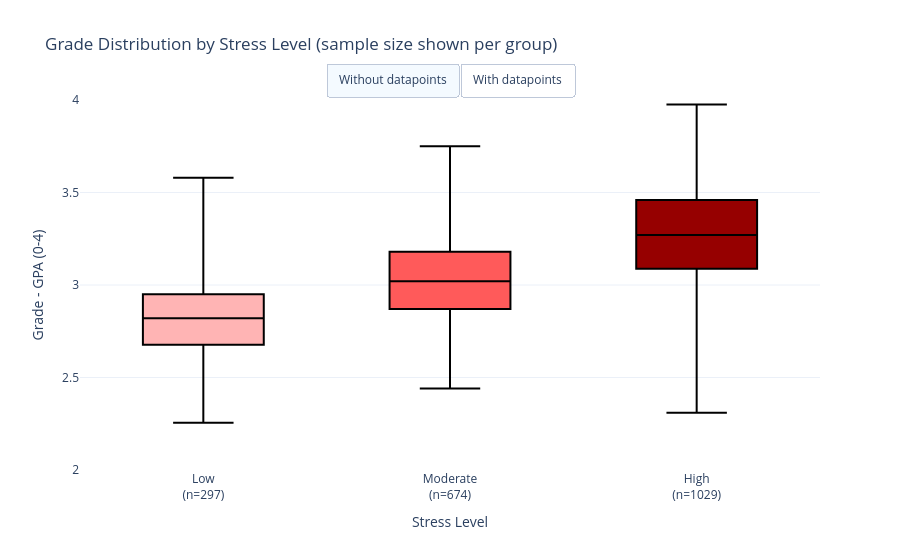

Notebook code for this chart:
### Markdown cell above
### Stress level

_Despite may affect mental wellbeing, strictly follow intense study schedule brings fruitful result_

### Code cell
#| class: col-page-right


%run ../plots/pers1_subarg4.ipynb

### Figure 1 — Plotly figure (JSON) as saved in the notebook; plotly's stock layout.template omitted (floating-point values rounded to 4 significant figures; data arrays with more than 128 entries replaced by an {"elided": "..."} marker saying what was removed)
{"data": [{"boxpoints": false, "fillcolor": "rgb(255,180,180)", "hovertemplate": "Stress Level: Low<br>Grade: %{y:.2f}<br>Group size: n=297<extra></extra>", "line": {"color": "black"}, "marker": {"color": "rgb(80,0,0)"}, "name": "Low", "type": "box", "visible": true, "x": {"elided": "297 str values"}, "y": {"elided": "297 float values"}}, {"boxpoints": false, "fillcolor": "rgb(255,90,90)", "hovertemplate": "Stress Level: Moderate<br>Grade: %{y:.2f}<br>Group size: n=674<extra></extra>", "line": {"color": "black"}, "marker": {"color": "rgb(80,0,0)"}, "name": "Moderate", "type": "box", "visible": true, "x": {"elided": "674 str values"}, "y": {"elided": "674 float values"}}, {"boxpoints": false, "fillcolor": "rgb(150,0,0)", "hovertemplate": "Stress Level: High<br>Grade: %{y:.2f}<br>Group size: n=1029<extra></extra>", "line": {"color": "black"}, "marker": {"color": "rgb(80,0,0)"}, "name": "High", "type": "box", "visible": true, "x": {"elided": "1029 str values"}, "y": {"elided": "1029 float values"}}, {"boxpoints": "all", "fillcolor": "rgb(255,180,180)", "hovertemplate": "Stress Level: Low<br>Grade: %{y:.2f}<br>Group size: n=297<extra></extra>", "jitter": 0.4, "line": {"color": "black"}, "marker": {"color": "rgb(80,0,0)", "opacity": 0.5, "size": 4}, "name": "Low", "pointpos": 0, "type": "box", "visible": false, "x": {"elided": "297 str values"}, "y": {"elided": "297 float values"}}, {"boxpoints": "all", "fillcolor": "rgb(255,90,90)", "hovertemplate": "Stress Level: Moderate<br>Grade: %{y:.2f}<br>Group size: n=674<extra></extra>", "jitter": 0.4, "line": {"color": "black"}, "marker": {"color": "rgb(80,0,0)", "opacity": 0.5, "size": 4}, "name": "Moderate", "pointpos": 0, "type": "box", "visible": false, "x": {"elided": "674 str values"}, "y": {"elided": "674 float values"}}, {"boxpoints": "all", "fillcolor": "rgb(150,0,0)", "hovertemplate": "Stress Level: High<br>Grade: %{y:.2f}<br>Group size: n=1029<extra></extra>", "jitter": 0.4, "line": {"color": "black"}, "marker": {"color": "rgb(80,0,0)", "opacity": 0.5, "size": 4}, "name": "High", "pointpos": 0, "type": "box", "visible": false, "x": {"elided": "1029 str values"}, "y": {"elided": "1029 float values"}}], "layout": {"height": 550, "showlegend": false, "title": {"text": "Grade Distribution by Stress Level (sample size shown per group)"}, "updatemenus": [{"buttons": [{"args": [{"visible": [true, true, true, false, false, false]}], "label": "Without datapoints", "method": "update"}, {"args": [{"visible": [false, false, false, true, true, true]}], "label": "With datapoints", "method": "update"}], "direction": "left", "showactive": true, "type": "buttons", "x": 0.5, "xanchor": "center", "y": 1.1}], "xaxis": {"title": {"text": "Stress Level"}}, "yaxis": {"range": [2, 4], "title": {"text": "Grade - GPA (0-4)"}}}}
